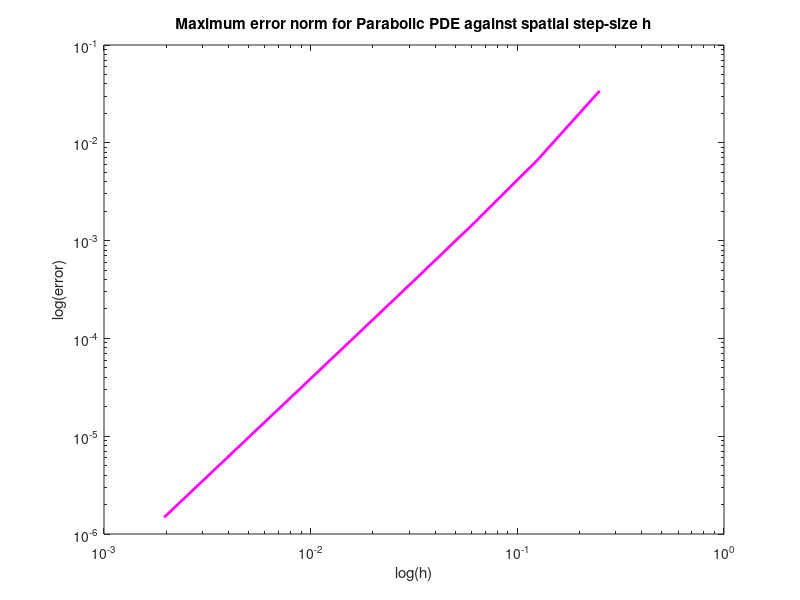

Reproduce this figure in MATLAB. (Note: this script raises an error after producing the figure.)
% Reads in data
format long;
value = csvread('ParabolicError.csv');

% Retrieves h and error values
h = value(1:end,1);
error = value(1:end,2);

% Create plot
figure(1);
loglog(h,error,'m','LineWidth',2);
xlabel('log(h)'); ylabel('log(error)');
title('Maximum error norm for Parabolic PDE against spatial step-size h');
ax = gca; ax.FontSize = 14; axis tight;

% Displays gradient 
fitlm(log(h), log(error))
